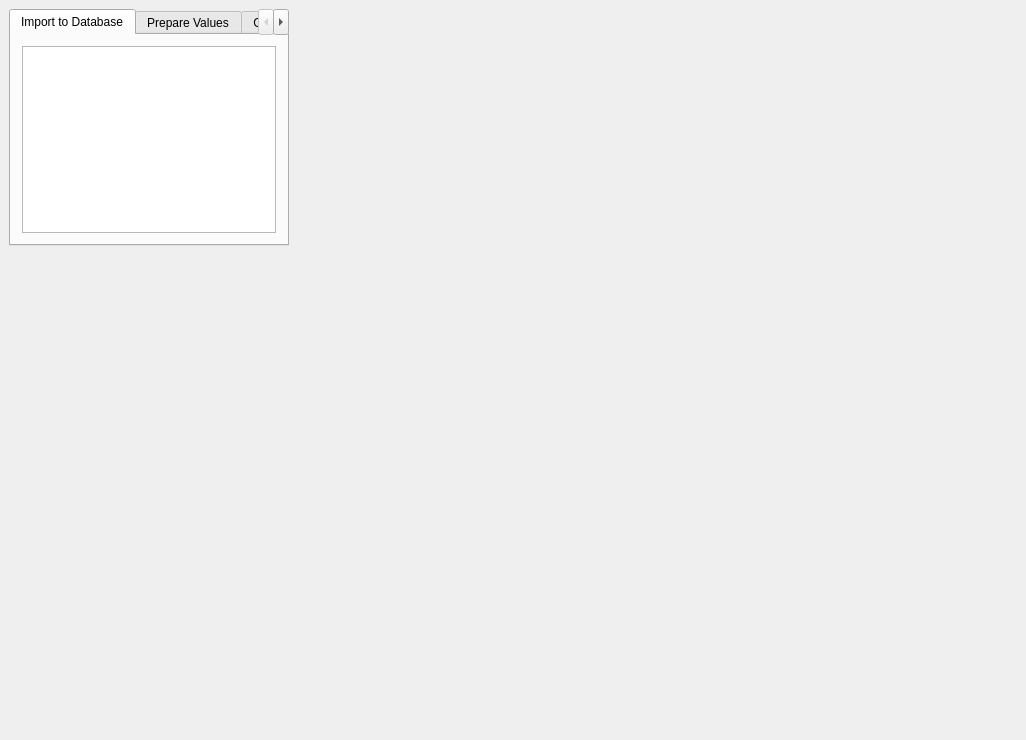
<?xml version="1.0" encoding="UTF-8"?>
<ui version="4.0">
 <class>cMainWindow</class>
 <widget class="QDialog" name="cMainWindow">
  <property name="windowModality">
   <enum>Qt::NonModal</enum>
  </property>
  <property name="geometry">
   <rect>
    <x>0</x>
    <y>0</y>
    <width>1026</width>
    <height>740</height>
   </rect>
  </property>
  <property name="windowTitle">
   <string>qtImportState</string>
  </property>
  <widget class="QTabWidget" name="m_lpMainTab">
   <property name="geometry">
    <rect>
     <x>9</x>
     <y>9</y>
     <width>280</width>
     <height>237</height>
    </rect>
   </property>
   <property name="currentIndex">
    <number>0</number>
   </property>
   <widget class="QWidget" name="m_lpImportTab">
    <attribute name="title">
     <string>Import to Database</string>
    </attribute>
    <layout class="QGridLayout" name="gridLayout_2">
     <item row="0" column="0">
      <widget class="QTreeView" name="m_lpImportList"/>
     </item>
    </layout>
   </widget>
   <widget class="QWidget" name="m_lpPrepareTab">
    <attribute name="title">
     <string>Prepare Values</string>
    </attribute>
    <layout class="QGridLayout" name="gridLayout_3">
     <item row="0" column="0">
      <widget class="QTreeView" name="m_lpPrepareList"/>
     </item>
    </layout>
   </widget>
   <widget class="QWidget" name="m_lpGenerateTab">
    <attribute name="title">
     <string>Generate Reports</string>
    </attribute>
    <layout class="QGridLayout" name="gridLayout_4">
     <item row="0" column="0">
      <widget class="QTreeView" name="m_lpGenerateList"/>
     </item>
    </layout>
   </widget>
  </widget>
 </widget>
 <layoutdefault spacing="6" margin="11"/>
 <resources/>
 <connections/>
</ui>
